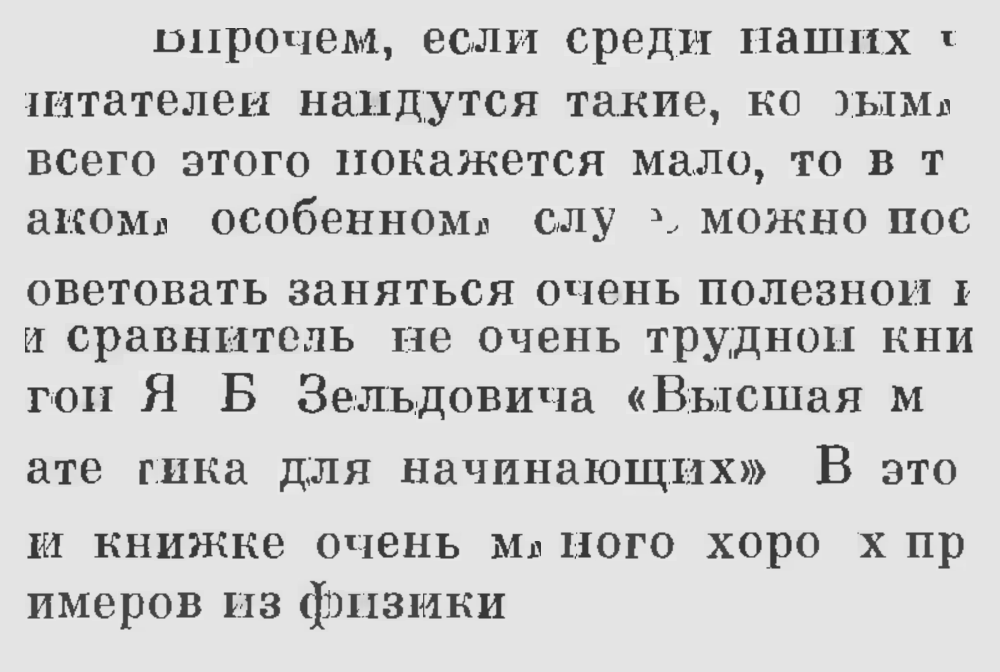
#> input picture testimages/output_reflowed.png, 2000 x 1344 px, found by its file name (shown at 1/2 size)
$ python check_reflowed_swedish.py
#> lines starting #> are read from the running program, lines starting #| are printed output that depends on the picture
#!/usr/bin/env python3
"""
Extract and display specific words from reflowed output to verify Swedish characters
"""

import cv2
import numpy as np

# Load reflowed image
img = cv2.imread('output_reflowed.png')
#> img is the input picture: shape (1344, 2000, 3); min 56, max 235, mean 209.1
if img is None:
    print("ERROR: Could not load output_reflowed.png")
    exit(1)

print(f"Reflowed image size: {img.shape[1]}x{img.shape[0]}")
#| Reflowed image size: 2000x1344

# Extract first few lines to examine words
# Typically text starts around y=100-200
top_section = img[100:500, :600]
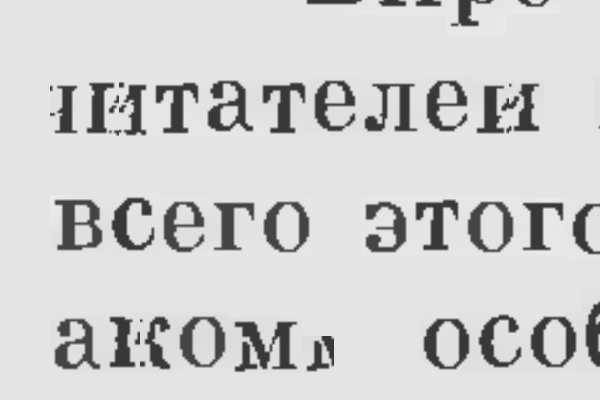
#> top_section: shape (400, 600, 3); min 56, max 235, mean 207.6

cv2.imwrite('/tmp/reflowed_top_section.png', top_section)
print("Saved top section to /tmp/reflowed_top_section.png")

# Look for words that should contain ö, ä, å
# Sample various vertical positions
samples = [
    (100, 300, 0, 600, "line_1"),
    (300, 500, 0, 600, "line_2"),
    (500, 700, 0, 600, "line_3"),
    (700, 900, 0, 600, "line_4"),
    (900, 1100, 0, 600, "line_5"),
]

for y1, y2, x1, x2, label in samples:
    if y2 <= img.shape[0] and x2 <= img.shape[1]:
        section = img[y1:y2, x1:x2]
        cv2.imwrite(f'/tmp/reflowed_{label}.png', section)
        print(f"Saved {label} to /tmp/reflowed_{label}.png")
#> this loop made 5 passes
#> pass 1, `section = img[y1:y2, x1:x2]`:
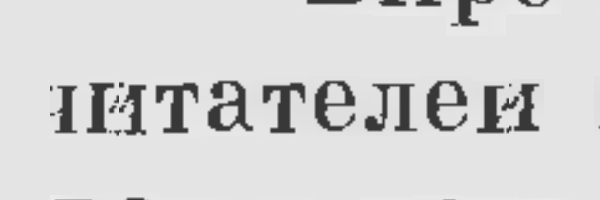
#> section: shape (200, 600, 3); min 56, max 235, mean 213
#> pass 2, `section = img[y1:y2, x1:x2]`:
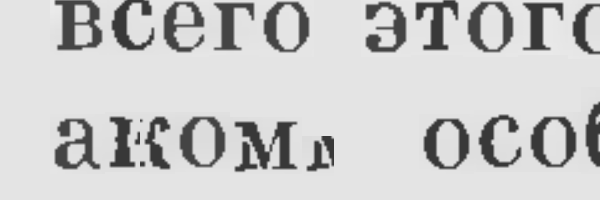
#> section: shape (200, 600, 3); min 56, max 235, mean 202.2
#> pass 3, `section = img[y1:y2, x1:x2]`:
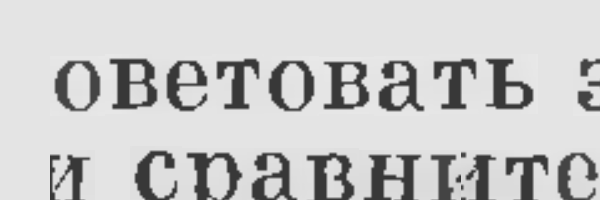
#> section: shape (200, 600, 3); min 56, max 232, mean 200.6

print("\nTo visually inspect:")
print("  eog /tmp/reflowed_*.png")
print("\nLook for words with ö, ä, å to see if they're properly formed")

$ run again, with dvurog_p007.png copied over testimages/output_reflowed.png
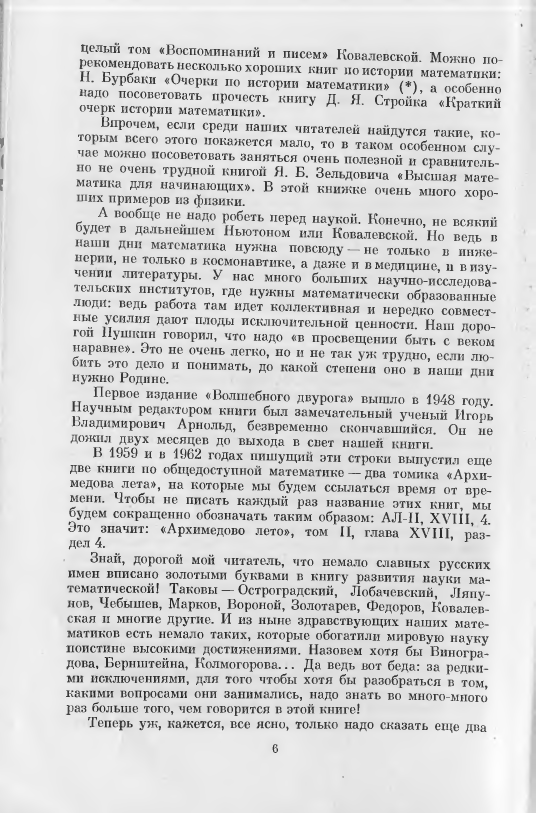
#> input picture dvurog_p007.png, 1606 x 2439 px, found by its file name (shown at 1/3 size)
#> img is the input picture: shape (2439, 1606, 3); min 44, max 255, mean 212.2
#| Reflowed image size: 1606x2439
#> `top_section = img[100:500, :600]`:
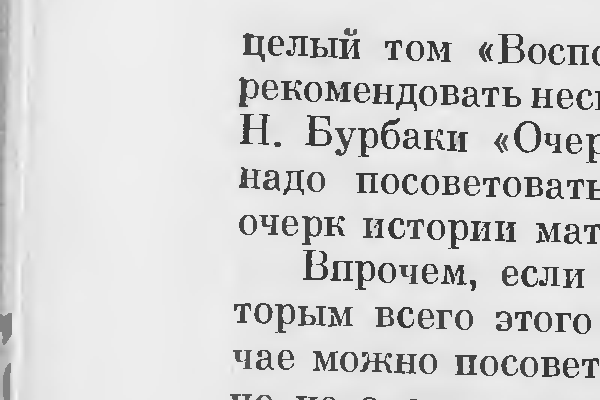
#> top_section: shape (400, 600, 3); min 44, max 249, mean 215.1
#> the loop `for y1, y2, x1, x2, label in samples:` made 5 passes
#> pass 3, `section = img[y1:y2, x1:x2]`:
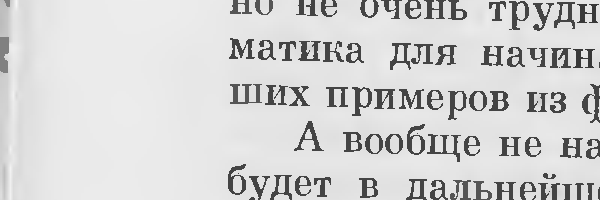
#> section: shape (200, 600, 3); min 56, max 246, mean 211.2
